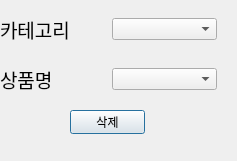
<?xml version="1.0" encoding="UTF-8"?>
<ui version="4.0">
 <class>inventory_delete</class>
 <widget class="QDialog" name="inventory_delete">
  <property name="geometry">
   <rect>
    <x>0</x>
    <y>0</y>
    <width>237</width>
    <height>161</height>
   </rect>
  </property>
  <property name="windowTitle">
   <string>Dialog</string>
  </property>
  <widget class="QWidget" name="layoutWidget">
   <property name="geometry">
    <rect>
     <x>0</x>
     <y>0</y>
     <width>217</width>
     <height>111</height>
    </rect>
   </property>
   <layout class="QGridLayout" name="gridLayout">
    <item row="4" column="1">
     <widget class="QComboBox" name="product_comboBox"/>
    </item>
    <item row="1" column="0">
     <widget class="QLabel" name="label">
      <property name="font">
       <font>
        <pointsize>14</pointsize>
       </font>
      </property>
      <property name="text">
       <string>카테고리</string>
      </property>
     </widget>
    </item>
    <item row="1" column="1">
     <widget class="QComboBox" name="cartagory_comboBox"/>
    </item>
    <item row="4" column="0">
     <widget class="QLabel" name="label_4">
      <property name="font">
       <font>
        <pointsize>14</pointsize>
       </font>
      </property>
      <property name="text">
       <string>상품명</string>
      </property>
     </widget>
    </item>
   </layout>
  </widget>
  <widget class="QPushButton" name="delbtn">
   <property name="geometry">
    <rect>
     <x>70</x>
     <y>110</y>
     <width>75</width>
     <height>24</height>
    </rect>
   </property>
   <property name="text">
    <string>삭제</string>
   </property>
  </widget>
 </widget>
 <resources/>
 <connections/>
</ui>
